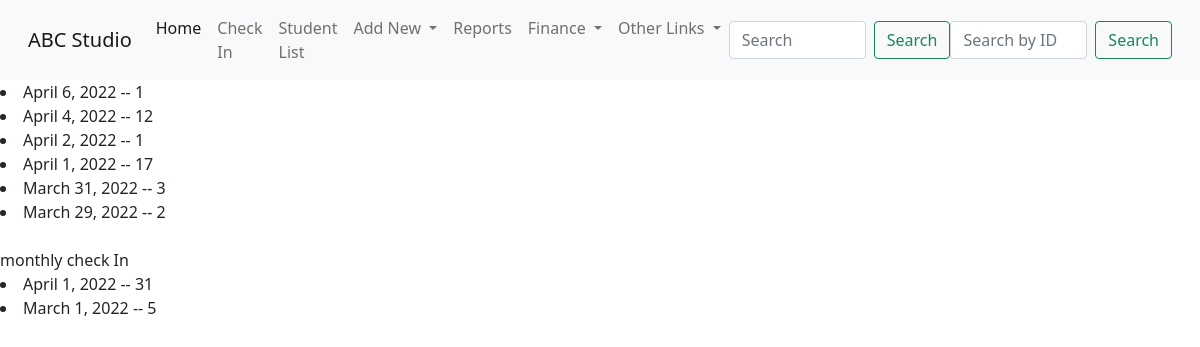
/customerAttendance/, run on the app's committed database.
### student/models.py (models this page shows, shortened)
class checkInData(models.Model):
    checkInSeq = models.AutoField(primary_key=True)
    studentId = models.IntegerField()
    checkIn = models.IntegerField(default=1 , editable=False)
    checkInDate = models.DateField(default=datetime.now , editable=False)

### student/views.py (the view)
# urls.py: path('customerAttendance/',views.customerAttendance , name='customerAttendance'),
def customerAttendance(request):
    totalCheckInMonthly = checkInData.objects.annotate(month = TruncMonth('checkInDate')).values('month').annotate(tCheck = Count('checkInSeq')).order_by('-month')
    checkInTotal = checkInData.objects.values('checkInDate').annotate(countCheck = Count('checkInSeq')).order_by('-checkInDate')
    conte = {'checkInTotal':checkInTotal,'totalCheckInMonthly':totalCheckInMonthly}
    return render(request,'student/checkInReport.html',conte)

### student/templates/student/checkInReport.html (shortened to what this page needs)
{% extends 'student/base.html' %}
{% load static %}
{% block content %}
{% for x in  checkInTotal %}
<li>{{x.checkInDate}} -- {{x.countCheck}}</li>
{% endfor %}
<br>
monthly check In
{% for x in  totalCheckInMonthly %}
<li>{{x.month}} -- {{x.tCheck}}</li>
{% endfor %}
{% endblock  %}

### data on the page
checkInData: checkInDate "April 6, 2022", countCheck "1"
checkInData: checkInDate "April 2, 2022", countCheck "1"
checkInData: checkInDate "April 1, 2022", countCheck "17"
checkInData: checkInDate "March 31, 2022", countCheck "3"
checkInData: checkInDate "March 29, 2022", countCheck "2"

### other printed values
{{ x.checkInDate }} "April 4, 2022"
{{ x.countCheck }} "12"
{{ x.month }} "April 1, 2022" "March 1, 2022"
{{ x.tCheck }} "31" "5"
